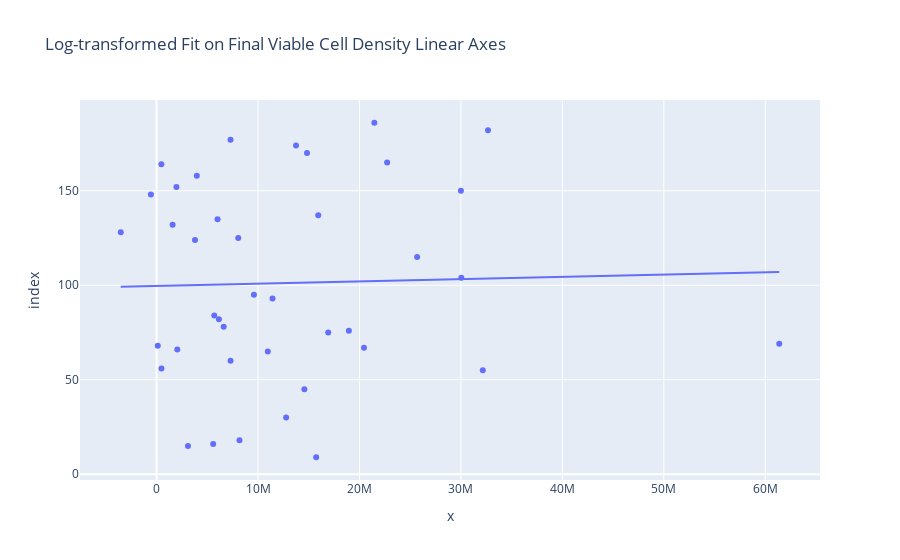

The code cell stored with this chart in its notebook:
### Markdown cell above
Results show that at 38°C, 65% DO, glucose 10g/L and lactate 5g/L, the predicted Final Viable Cell Density is 3.22x10<sup>7</sup> cells.

Finally, after importing plotly.express, I generated a scatter plot and added a Ordinary Least Squares (OLS) regression trendline as shown in Plotly.com Trendlines (n.d.). OLS describes the relationship between one or more independent variables and a dependent variable by minimizing the sum of the squared differences between the predicted values on the line and the actual data points to find the best-fitting line through a set of data points (XLSTAT, 2017).

### Code cell
px.scatter(y_test, y_pred_lr, trendline='ols', 
           title="Log-transformed Fit on Final Viable Cell Density Linear Axes")

### Figure 1 — Plotly figure (JSON) as saved in the notebook; plotly's stock layout.template omitted (floating-point values rounded to 4 significant figures)
{"data": [{"hovertemplate": "x=%{x}<br>index=%{y}<extra></extra>", "legendgroup": "", "marker": {"color": "#636efa", "symbol": "circle"}, "mode": "markers", "name": "", "orientation": "h", "showlegend": false, "type": "scatter", "x": [9600000.0, 3097000.0, 12770000.0, 3969000.0, -3530000.0, 25680000.0, 61380000.0, 14830000.0, 13750000.0, 14570000.0, 2045000.0, 32670000.0, 22720000.0, 6616000.0, 21470000.0, 7291000.0, 483900.0, 1957000.0, 6146000.0, 119200.0, 3787000.0, 5579000.0, -559800.0, 11430000.0, 10970000.0, 7293000.0, 5690000.0, 20450000.0, 8052000.0, 1582000.0, 15730000.0, 8173000.0, 32160000.0, 16920000.0, 30000000.0, 30040000.0, 6012000.0, 15930000.0, 476300.0, 18960000.0], "xaxis": "x", "y": [95, 15, 30, 158, 128, 115, 69, 170, 174, 45, 66, 182, 165, 78, 186, 177, 56, 152, 82, 68, 124, 16, 148, 93, 65, 60, 84, 67, 125, 132, 9, 18, 55, 75, 150, 104, 135, 137, 164, 76], "yaxis": "y"}, {"hovertemplate": "<b>OLS trendline</b><br>index = 1.18459e-07 * x + 99.7006<br>R<sup>2</sup>=0.000804<br><br>x=%{x}<br>index=%{y} <b>(trend)</b><extra></extra>", "legendgroup": "", "marker": {"color": "#636efa", "symbol": "circle"}, "mode": "lines", "name": "", "showlegend": false, "type": "scatter", "x": [-3530000.0, -559800.0, 119200.0, 476300.0, 483900.0, 1582000.0, 1957000.0, 2045000.0, 3097000.0, 3787000.0, 3969000.0, 5579000.0, 5690000.0, 6012000.0, 6146000.0, 6616000.0, 7291000.0, 7293000.0, 8052000.0, 8173000.0, 9600000.0, 10970000.0, 11430000.0, 12770000.0, 13750000.0, 14570000.0, 14830000.0, 15730000.0, 15930000.0, 16920000.0, 18960000.0, 20450000.0, 21470000.0, 22720000.0, 25680000.0, 30000000.0, 30040000.0, 32160000.0, 32670000.0, 61380000.0], "xaxis": "x", "y": [99.28, 99.63, 99.71, 99.76, 99.76, 99.89, 99.93, 99.94, 100.1, 100.1, 100.2, 100.4, 100.4, 100.4, 100.4, 100.5, 100.6, 100.6, 100.7, 100.7, 100.8, 101.0, 101.1, 101.2, 101.3, 101.4, 101.5, 101.6, 101.6, 101.7, 101.9, 102.1, 102.2, 102.4, 102.7, 103.3, 103.3, 103.5, 103.6, 107.0], "yaxis": "y"}], "layout": {"legend": {"tracegroupgap": 0}, "title": {"text": "Log-transformed Fit on Final Viable Cell Density Linear Axes"}, "xaxis": {"anchor": "y", "domain": [0, 1], "title": {"text": "x"}}, "yaxis": {"anchor": "x", "domain": [0, 1], "title": {"text": "index"}}}}
